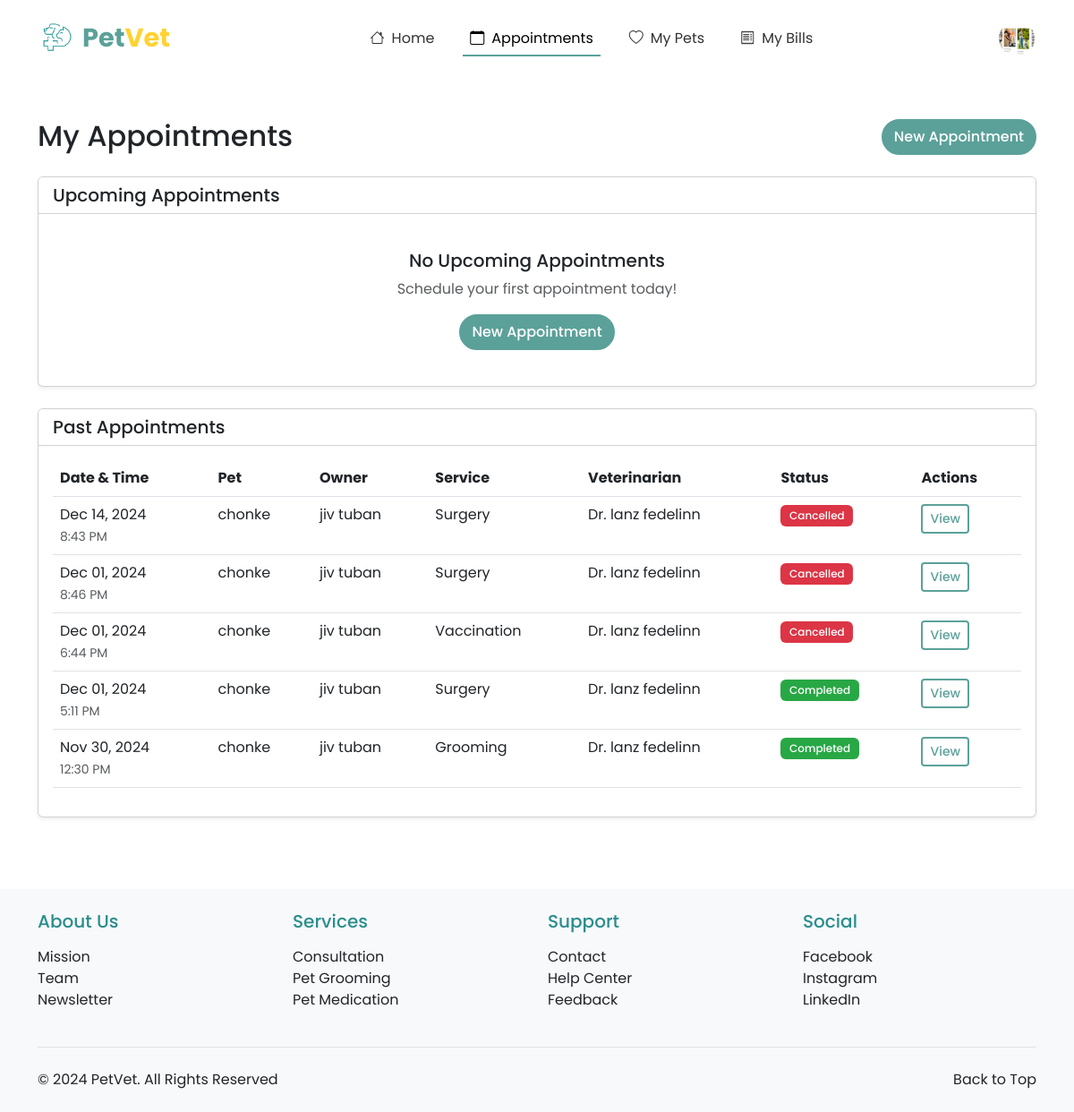
Before: /appointments/ (signed in) with the older database file.
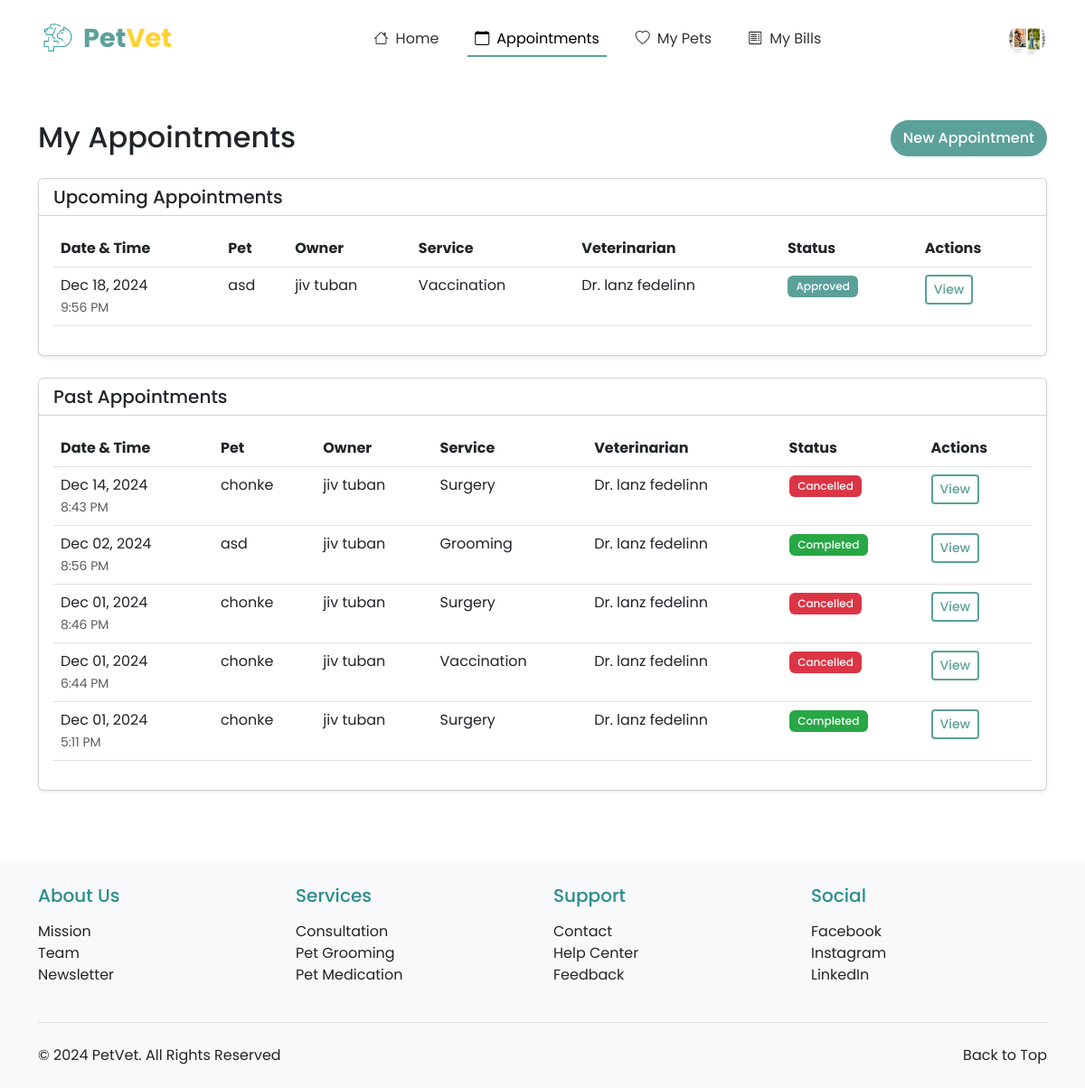
After: the same page with the newer database file.
### appointments/models.py (models this page shows, shortened)
class Appointment(models.Model):
    STATUS_CHOICES = [
        ('PENDING', 'Pending Approval'),
        ('APPROVED', 'Approved'),
        ('COMPLETED', 'Completed'),
        ('CANCELLED', 'Cancelled'),
        ('REJECTED', 'Rejected'),
    ]
    SERVICE_CHOICES = [
        ('CHECKUP', 'General Check-up'),
        ('VACCINATION', 'Vaccination'),
        ('SURGERY', 'Surgery'),
        ('GROOMING', 'Grooming'),
        ('DENTAL', 'Dental Care'),
        ('EMERGENCY', 'Emergency Care'),
    ]
    pet = models.ForeignKey(Pet, on_delete=models.CASCADE, related_name='appointments')
    owner = models.ForeignKey(Profile, on_delete=models.CASCADE, null=True)  # Making owner nullable
    veterinarian = models.ForeignKey(VeterinarianProfile, on_delete=models.SET_NULL, null=True, related_name='appointments')
    service_type = models.CharField(max_length=20, choices=SERVICE_CHOICES, default='CHECKUP')
    date = models.DateField()
    time = models.TimeField()
    reason = models.TextField(blank=True, null=True)
    status = models.CharField(max_length=20, choices=STATUS_CHOICES, default='PENDING')
    notes = models.TextField(blank=True, null=True)
    created_at = models.DateTimeField(auto_now_add=True)
    updated_at = models.DateTimeField(auto_now=True)
    class Meta:
        ordering = ['date', 'time']

### pet_registration/models.py (models this page shows, shortened)
class Pet(models.Model):
    owner = models.ForeignKey(User, on_delete=models.CASCADE, related_name='pets')
    pet_id = models.CharField(max_length=20, unique=True)
    pet_name = models.CharField(max_length=50)
    breed = models.CharField(max_length=50)
    species = models.CharField(max_length=50)
    sex = models.CharField(max_length=10, choices=[('Male', 'Male'), ('Female', 'Female'), ('Unknown', 'Unknown')])
    weight = models.DecimalField(max_digits=5, decimal_places=2)
    birthday = models.DateField()
    pet_description = models.TextField(blank=True, null=True)
    image_url = models.ImageField(upload_to='pet_images/', blank=True, null=True)
    primary_veterinarian = models.ForeignKey('veterinarians.VeterinarianProfile',
        on_delete=models.SET_NULL,
        null=True,
        blank=True,
        related_name='primary_pets'
    )

### registration_login/models.py (models this page shows, shortened)
class Profile(models.Model):
    PAYMENT_CHOICES = [
        ('CASH', 'Cash'),
        ('CARD', 'Credit/Debit Card'),
        ('GCASH', 'GCash'),
        ('MAYA', 'Maya'),
    ]
    ROLE_CHOICES = [
        ('OWNER', 'Pet Owner'),
        ('VET', 'Veterinarian'),
    ]
    user = models.OneToOneField(User, on_delete=models.CASCADE, primary_key=True)
    profile_picture = models.ImageField(upload_to='profile_pics/', default='profile_pics/profile.png')
    first_name = models.CharField(max_length=50)
    last_name = models.CharField(max_length=50)
    address = models.CharField(max_length=200, blank=True, null=True)
    contact_number = models.CharField(max_length=15, blank=True, null=True)
    preferred_payment = models.CharField(max_length=10, choices=PAYMENT_CHOICES, default='CASH')
    card_number = models.CharField(max_length=16, blank=True, null=True)
    card_expiry = models.CharField(max_length=5, blank=True, null=True)
    ewallet_number = models.CharField(max_length=15, blank=True, null=True)
    role = models.CharField(max_length=10, choices=ROLE_CHOICES, default='OWNER')
    phone_number = models.CharField(max_length=20, null=True, blank=True)
    created_at = models.DateTimeField(auto_now_add=True)
    updated_at = models.DateTimeField(auto_now=True)

### veterinarians/models.py (models this page shows, shortened)
class VeterinarianProfile(models.Model):
    profile = models.OneToOneField(Profile, on_delete=models.CASCADE)
    specialization = models.CharField(max_length=100, default="General Veterinary Medicine")
    license_number = models.CharField(max_length=50, unique=True, null=True, blank=True)
    years_of_experience = models.PositiveIntegerField(default=0)
    bio = models.TextField(blank=True)
    available_days = models.CharField(max_length=200, help_text="Comma-separated list of available days", default="Monday,Tuesday,Wednesday,Thursday,Friday")
    consultation_fee = models.DecimalField(max_digits=10, decimal_places=2, default=Decimal('50.00'))

### appointments/views.py (the view)
# urls.py: path('', views.appointment_list, name='appointment_list'),
@login_required
def appointment_list(request):
    today = timezone.now().date()
    Appointment.objects.filter(
        owner=request.user.profile,
        date__lt=today,
        status='PENDING'
    ).update(status='COMPLETED')
    upcoming_appointments = Appointment.objects.filter(
        owner=request.user.profile,
        date__gte=today,
        status__in=['PENDING', 'APPROVED']
    ).order_by('date', 'time')
    past_appointments = Appointment.objects.filter(
        owner=request.user.profile,
        date__lt=today,
        status__in=['COMPLETED', 'CANCELLED']
    ).order_by('-date', '-time')[:5]  # Show last 5 appointments
    context = {
        'upcoming_appointments': upcoming_appointments,
        'past_appointments': past_appointments,
    }
    return render(request, 'appointments/appointment_list.html', context)

### appointments/templates/appointments/appointment_list.html (shortened to what the changed rows need)
{% extends 'base.html' %}
{% load static %}
{% block content %}
<div class="container py-5">
    <div class="row mb-4">
        <div class="col-md-8">
            <h2 class="mb-0">My Appointments</h2>
        </div>
    </div>
    <div class="card shadow-sm mb-4">
        <div class="card-body">
            {% if upcoming_appointments %}
                <div class="table-responsive">
                    <table class="table table-hover">
                        <thead>
                            <tr>
                                <th>Date & Time</th>
                                <th>Pet</th>
                                <th>Owner</th>
                                <th>Service</th>
                                <th>Veterinarian</th>
                                <th>Status</th>
                                <th>Actions</th>
                            </tr>
                        </thead>
                        <tbody>
                            {% for appointment in upcoming_appointments %}
                            <tr>
                                <td>
                                    {{ appointment.date|date:"M d, Y" }}<br>
                                    <small class="text-muted">{{ appointment.time|time:"g:i A" }}</small>
                                </td>
                                <td>{{ appointment.pet.pet_name }}</td>
                                <td>{{ appointment.owner.first_name }} {{ appointment.owner.last_name }}</td>
                                <td>{{ appointment.get_service_type_display }}</td>
                                <td>
                                    {% if appointment.veterinarian %}
                                        Dr. {{ appointment.veterinarian.profile.first_name }} {{ appointment.veterinarian.profile.last_name }}
                                    {% else %}
                                        <span class="text-muted">Not assigned</span>
                                    {% endif %}
                                </td>
                                <td>
                                    {% if appointment.status == 'PENDING' %}
                                        <span class="badge badge-pending">{{ appointment.get_status_display }}</span>
                                    {% elif appointment.status == 'APPROVED' %}
                                        <span class="badge badge-scheduled">{{ appointment.get_status_display }}</span>
                                    {% elif appointment.status == 'COMPLETED' %}
                                        <span class="badge badge-completed">{{ appointment.get_status_display }}</span>
                                    {% elif appointment.status == 'CANCELLED' %}
                                        <span class="badge badge-cancelled">{{ appointment.get_status_display }}</span>
                                    {% elif appointment.status == 'REJECTED' %}
                                        <span class="badge badge-rejected">{{ appointment.get_status_display }}</span>
                                    {% endif %}
                                </td>
                                <td>
                                    <a href="{% url 'appointments:appointment_detail' appointment.pk %}"
                                       class="btn btn-sm btn-theme-outline me-2">
                                        View
                                    </a>
                                </td>
                            </tr>
                            {% endfor %}
                        </tbody>
                    </table>
                </div>
            {% else %}
                <div class="text-center py-4">
                    <h5>No Upcoming Appointments</h5>
                    <p class="text-muted">Schedule your first appointment today!</p>
                    <a href="{% url 'appointments:new_appointment' %}" class="btn btn-theme-primary rounded-pill">
                         New Appointment
                    </a>
                </div>
            {% endif %}
        </div>
    </div>
    <div class="card shadow-sm">
        <div class="card-body">
            {% if past_appointments %}
                <div class="table-responsive">
                    <table class="table table-hover">
                        <thead>
                            <tr>
                                <th>Date & Time</th>
                                <th>Pet</th>
                                <th>Owner</th>
                                <th>Service</th>
                                <th>Veterinarian</th>
                                <th>Status</th>
                                <th>Actions</th>
                            </tr>
                        </thead>
                        <tbody>
                            {% for appointment in past_appointments %}
                            <tr>
                                <td>
                                    {{ appointment.date|date:"M d, Y" }}<br>
                                    <small class="text-muted">{{ appointment.time|time:"g:i A" }}</small>
                                </td>
                                <td>{{ appointment.pet.pet_name }}</td>
                                <td>{{ appointment.owner.first_name }} {{ appointment.owner.last_name }}</td>
                                <td>{{ appointment.get_service_type_display }}</td>
                                <td>
                                    {% if appointment.veterinarian %}
                                        Dr. {{ appointment.veterinarian.profile.first_name }} {{ appointment.veterinarian.profile.last_name }}
                                    {% else %}
                                        <span class="text-muted">Not assigned</span>
                                    {% endif %}
                                </td>
                                <td>
                                    {% if appointment.status == 'PENDING' %}
                                        <span class="badge badge-pending">{{ appointment.get_status_display }}</span>
                                    {% elif appointment.status == 'APPROVED' %}
                                        <span class="badge badge-scheduled">{{ appointment.get_status_display }}</span>
                                    {% elif appointment.status == 'COMPLETED' %}
                                        <span class="badge badge-completed">{{ appointment.get_status_display }}</span>
                                    {% elif appointment.status == 'CANCELLED' %}
                                        <span class="badge badge-cancelled">{{ appointment.get_status_display }}</span>
                                    {% elif appointment.status == 'REJECTED' %}
                                        <span class="badge badge-rejected">{{ appointment.get_status_display }}</span>
                                    {% endif %}
                                </td>
                                <td>
                                    <a href="{% url 'appointments:appointment_detail' appointment.pk %}"
                                       class="btn btn-sm btn-theme-outline">
                                        View
                                    </a>
                                </td>
                            </tr>
                            {% endfor %}
                        </tbody>
                    </table>
                </div>
            {% else %}
                <div class="text-center py-4">
                    <p class="text-muted mb-0">No past appointments found.</p>
                </div>
            {% endif %}
        </div>
    </div>
</div>
{% endblock %}

Changed rows visible on the page:
no longer on this page (row unchanged): Appointment: date "Nov 30, 2024", time "12:30 PM", pet.pet_name "chonke", owner.first_name "jiv", owner.last_name "tuban", service_type "Grooming", veterinarian.profile.first_name "lanz", veterinarian.profile.last_name "fedelinn", status "Completed", shown under "Past Appointments"
added Appointment: date "Dec 18, 2024", time "9:56 PM", pet.pet_name "asd", owner.first_name "jiv", owner.last_name "tuban", service_type "Vaccination", veterinarian.profile.first_name "lanz", veterinarian.profile.last_name "fedelinn", status "Approved", shown under "Upcoming Appointments"
added Appointment: date "Dec 02, 2024", time "8:56 PM", pet.pet_name "asd", owner.first_name "jiv", owner.last_name "tuban", service_type "Grooming", veterinarian.profile.first_name "lanz", veterinarian.profile.last_name "fedelinn", status "Completed", shown under "Past Appointments"
Other visible differences:
text no longer shown: "No Upcoming Appointments Schedule your first appointment today! New Appointment"
text now shown: "Date & Time Pet Owner Service Veterinarian Status Actions"
